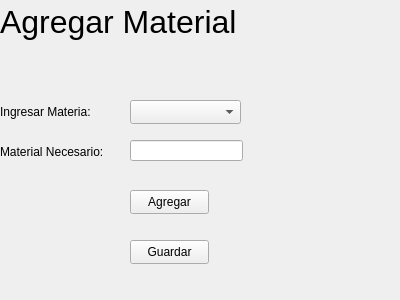
<?xml version="1.0" encoding="UTF-8"?>
<ui version="4.0">
 <class>Form</class>
 <widget class="QWidget" name="Form">
  <property name="geometry">
   <rect>
    <x>0</x>
    <y>0</y>
    <width>400</width>
    <height>300</height>
   </rect>
  </property>
  <property name="windowTitle">
   <string>Form</string>
  </property>
  <widget class="QLabel" name="label">
   <property name="geometry">
    <rect>
     <x>0</x>
     <y>0</y>
     <width>382</width>
     <height>43</height>
    </rect>
   </property>
   <property name="font">
    <font>
     <pointsize>24</pointsize>
    </font>
   </property>
   <property name="layoutDirection">
    <enum>Qt::LayoutDirection::LeftToRight</enum>
   </property>
   <property name="text">
    <string>Agregar Material</string>
   </property>
  </widget>
  <widget class="QLabel" name="label_2">
   <property name="geometry">
    <rect>
     <x>0</x>
     <y>90</y>
     <width>382</width>
     <height>43</height>
    </rect>
   </property>
   <property name="font">
    <font>
     <pointsize>9</pointsize>
    </font>
   </property>
   <property name="layoutDirection">
    <enum>Qt::LayoutDirection::LeftToRight</enum>
   </property>
   <property name="text">
    <string>Ingresar Materia:</string>
   </property>
  </widget>
  <widget class="QComboBox" name="comboBox_2">
   <property name="geometry">
    <rect>
     <x>130</x>
     <y>100</y>
     <width>111</width>
     <height>24</height>
    </rect>
   </property>
  </widget>
  <widget class="QLineEdit" name="lineEdit">
   <property name="geometry">
    <rect>
     <x>130</x>
     <y>140</y>
     <width>113</width>
     <height>21</height>
    </rect>
   </property>
  </widget>
  <widget class="QLabel" name="label_3">
   <property name="geometry">
    <rect>
     <x>0</x>
     <y>130</y>
     <width>382</width>
     <height>43</height>
    </rect>
   </property>
   <property name="font">
    <font>
     <pointsize>9</pointsize>
    </font>
   </property>
   <property name="layoutDirection">
    <enum>Qt::LayoutDirection::LeftToRight</enum>
   </property>
   <property name="text">
    <string>Material Necesario:</string>
   </property>
  </widget>
  <widget class="QPushButton" name="pushButton">
   <property name="geometry">
    <rect>
     <x>130</x>
     <y>190</y>
     <width>79</width>
     <height>24</height>
    </rect>
   </property>
   <property name="text">
    <string>Agregar</string>
   </property>
  </widget>
  <widget class="QPushButton" name="pushButton_2">
   <property name="geometry">
    <rect>
     <x>130</x>
     <y>240</y>
     <width>79</width>
     <height>24</height>
    </rect>
   </property>
   <property name="text">
    <string>Guardar</string>
   </property>
  </widget>
 </widget>
 <resources/>
 <connections/>
</ui>
